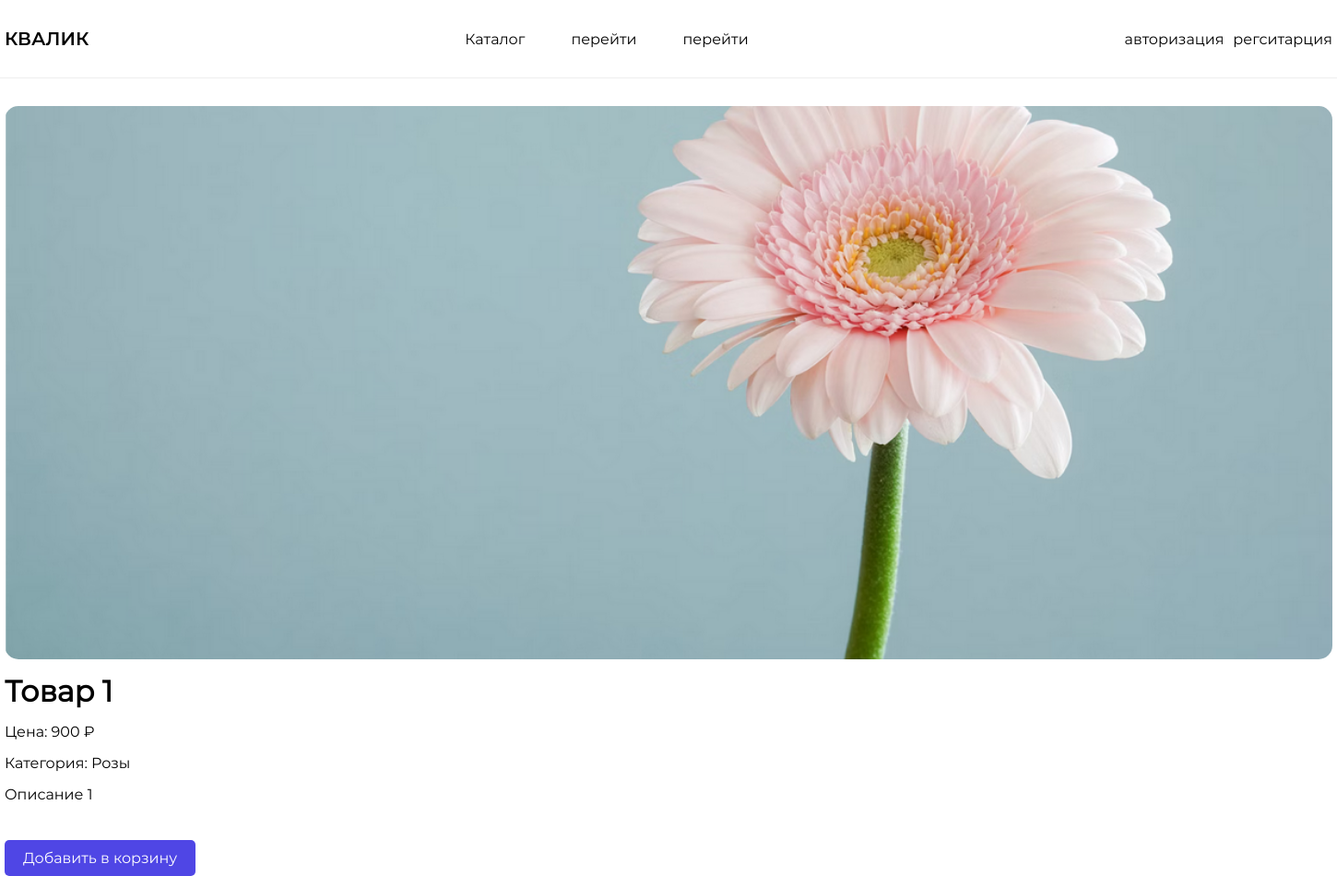
Page /?page=product&id=16 on the committed database.
### tables this page shows
CREATE TABLE `products` (
  `id` int NOT NULL,
  `name` varchar(255) NOT NULL,
  `about` text NOT NULL,
  `price` varchar(255) NOT NULL,
  `img_path` text NOT NULL,
  `category_id` int NOT NULL
);

CREATE TABLE `categories` (
  `id` int NOT NULL,
  `name` varchar(255) NOT NULL
);

### assets/pages/product.php (the view)
<?
$id = $_GET['id'];
$product = $database->query("SELECT * FROM `products` WHERE `id` = $id")->fetch();
$cat_id = $product['category_id'];
$cat = $database->query("SELECT * FROM `categories` WHERE `id` = $cat_id")->fetch();
?>
<div class="container">
    <div class="single-product">
        <img src="assets/public/<?= $product['img_path'] ?>" alt="">
        <h1><?= $product['name'] ?></h1>
        <p>Цена: <?= $product['price'] ?> ₽</p>
        <p>Категория: <?= $cat['name'] ?></p>
        <p style="margin-bottom: 10px"><?= $product['about'] ?></p>
        <a class="btn-primary" href="?page=basket&add_id=<?= $product['id'] ?>">Добавить в корзину</a>
    </div>
</div>

### assets/css/style.css (style rules this page uses)
* { margin: 0; padding: 0; list-style: none; box-sizing: border-box; transition: .2s; text-decoration: none; font-family: 'Regular'; }
a { color: #000; cursor: pointer; }
.container { width: 1440px; margin: 0 auto; }
.btn-primary { margin-top: 15px; width: fit-content; padding: 10px 20px; background: #4f46e5; color: #fff; border: 0; border-radius: 5px; cursor: pointer; font-weight: 500; }
.single-product { display: flex; flex-direction: column; gap: 15px; }
.single-product img { width: 100%; margin-top: 30px; border-radius: 15px; height: 600px; object-fit: cover; }

### rows in the picture
products: img_path (picture), name "Товар 1", price "900", about "Описание 1"
categories: name "Розы"
